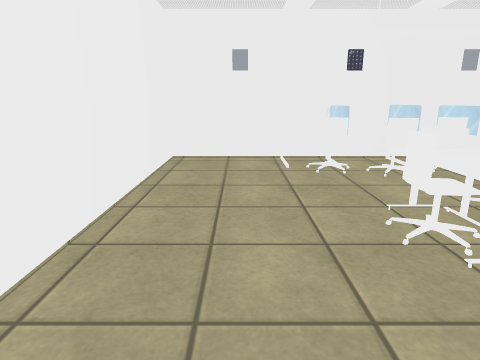
View 1 (above)

17 first-person views from a walk through a 3-D level made in the Unity game engine. The camera is 1.2 m above the floor, tilts 14° down and sees 75° across. The floor is counted in squares, 0.5 m on a side. Each view is taken from the middle of a square. On the plan, view 1 faces up. The plan holds only what a view shows up to about 19 squares ahead; the rest is blank. Some surface patterns are stand-ins.

View 2
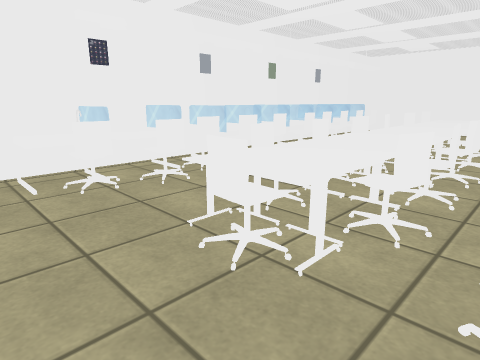

View 3
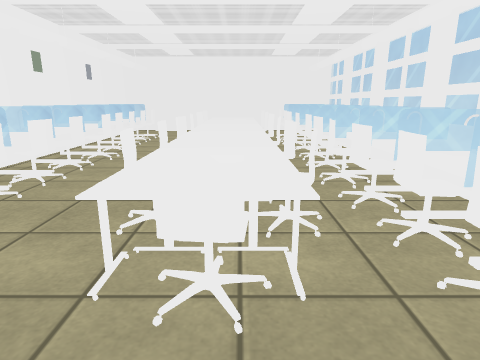

View 4
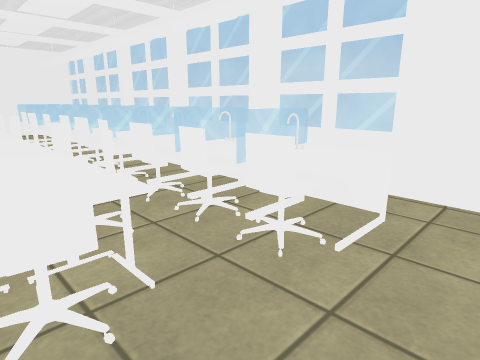

View 5
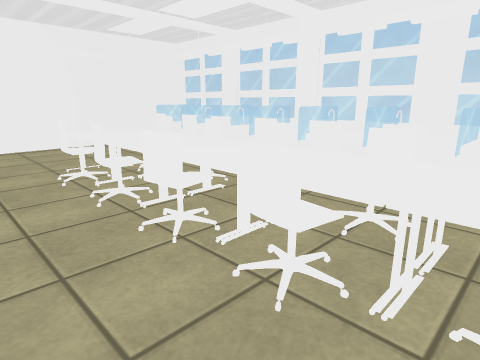

View 6
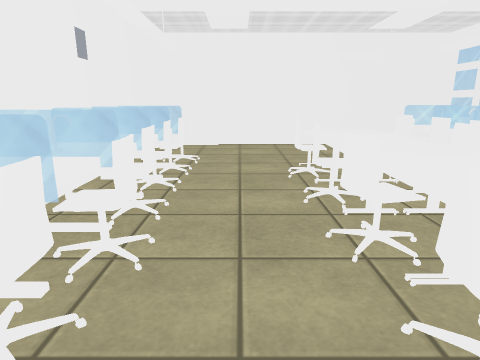

View 7
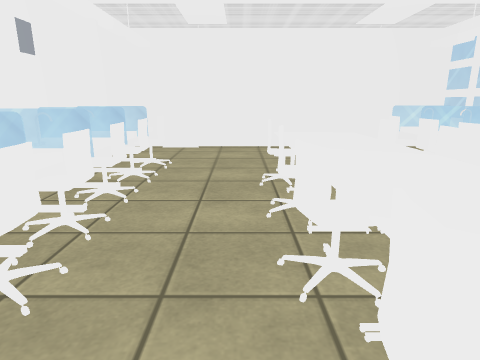

View 8
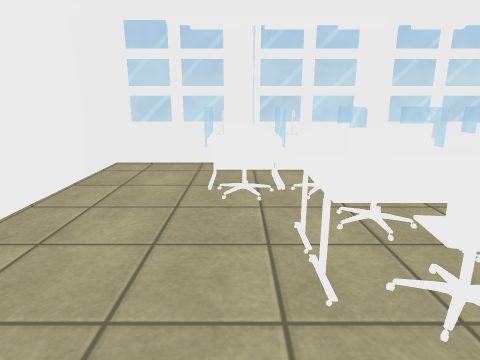

View 9
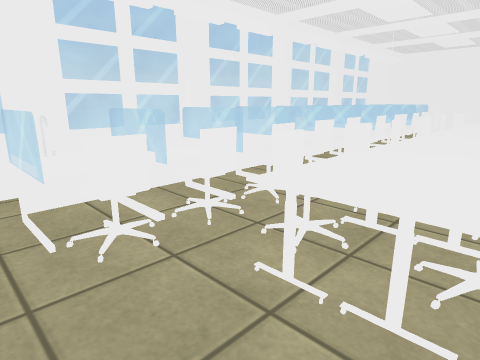

View 10
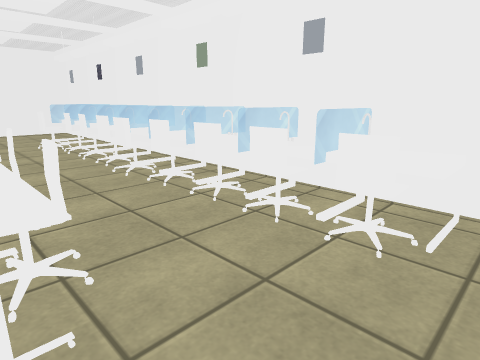

View 11
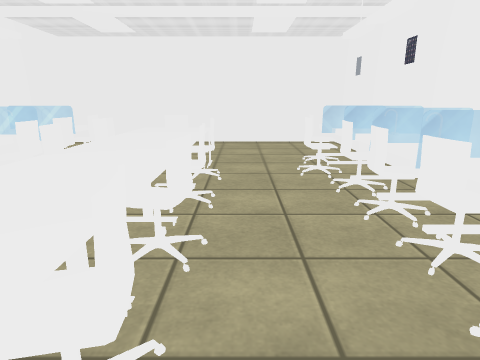

View 12
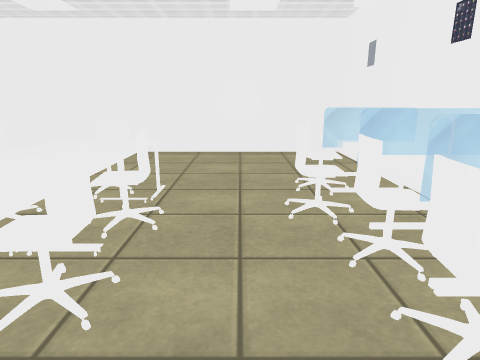

View 13
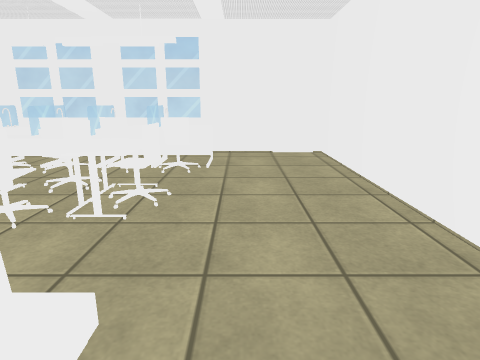

View 14
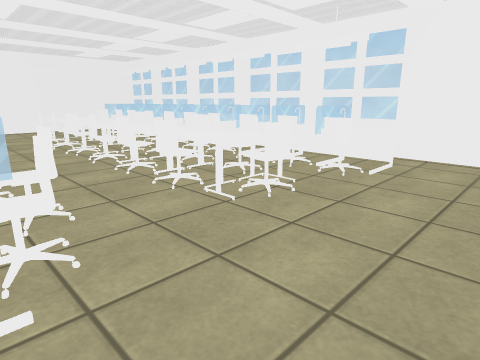

View 15
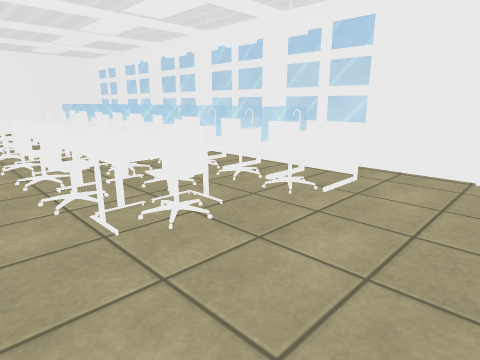

View 16
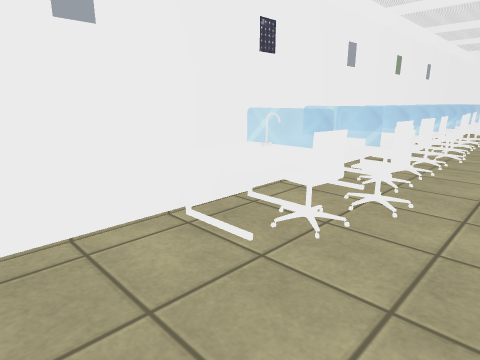

View 17
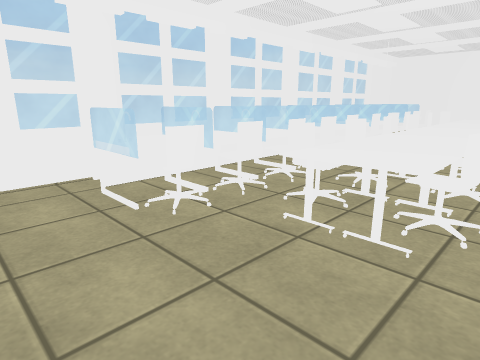

### Floor plan
Points are (right, up) in squares from view 1. A wall is a line through its corners. A room is listed if a view was taken in it or the views show most of it. See-through windows are left out.
Room 1 (views 1, 2, 3, 4, 5, 6, 7, 8, 9, 10, 11, 12, 13, 14, 15, 16, 17)
walls: (12.5, -2.3) (16.6, -2.3); (7.5, -2.3) (11.6, -2.3); (17.4, -2.3) (21.6, -2.3); (2.5, -2) (26.4, -2); (22.4, -2.3) (26.9, -2.3) (26.9, 13.7) (-3.1, 13.7) (-3.1, -2.3) (6.7, -2.3)
low walls: (6.4, 11.6) (4.4, 11.6)
objects: table (2, 0) to (3, 1); table (2, 12) to (4, 13); chair (3, 2); table (3, 4) to (4, 7); chair (3, 5) to (3, 6); chair (3, 11); table (4, 0) to (5, 1); table (5, 4) to (7, 5); table (5, 6) to (6, 7); chair (5, 10); table (6, 0) to (8, 1); chair (6, 2); chair (6, 4); chair (6, 7); table (6, 12) to (8, 13); chair (7, 2) to (8, 2); table (7, 6) to (9, 7); chair (7, 11); chair (8, 4) to (9, 4); table (8, 5) to (9, 5); table (9, 0) to (10, 1); chair (9, 2) to (10, 2); chair (9, 7); table (9, 12) to (10, 13); table (10, 4) to (12, 5); table (10, 6) to (12, 7); chair (10, 11); table (11, 0) to (12, 1); chair (11, 2) to (12, 2); chair (11, 4); chair (11, 7); chair (11, 11) to (12, 11); table (11, 12) to (12, 13); table (13, 0) to (14, 1); chair (13, 2) to (14, 2); table (13, 4) to (15, 5); table (13, 6) to (15, 7); table (13, 12) to (15, 13); chair (14, 4); chair (14, 7); table (15, 0) to (17, 1); chair (15, 2) to (16, 2); table (15, 11) to (16, 13); table (16, 4) to (18, 5); table (16, 6) to (18, 7); chair (16, 11); chair (17, 2) to (18, 2); chair (17, 4); chair (17, 7); table (17, 12) to (18, 13); table (18, 0) to (19, 2); chair (18, 11); table (19, 0) to (21, 2); chair (19, 4); table (19, 4) to (21, 5); table (19, 6) to (21, 7); chair (19, 7); table (19, 12) to (20, 13); chair (20, 2); chair (20, 11); table (21, 0) to (23, 1); table (21, 12) to (23, 13); chair (22, 2); chair (22, 11)

Where each view was taken, in squares from view 1:
view 1: 0 up, 0 right, facing up
view 2: 2 up, 0 right, facing up-right
view 3: 5 up, 0 right, facing right
view 4: 6 up, 0 right, facing down-right
view 5: 10 up, 9 right, facing down-right
view 6: 9 up, 9 right, facing right
view 7: 8 up, 10 right, facing right
view 8: 10 up, 22 right, facing down
view 9: 7 up, 24 right, facing down-left
view 10: 6 up, 24 right, facing up-left
view 11: 8 up, 16 right, facing left
view 12: 9 up, 12 right, facing left
view 13: 13 up, 1 right, facing down
view 14: 12 up, 2 left, facing down-right
view 15: 9 up, 2 left, facing down-right
view 16: 8 up, 2 left, facing up-right
view 17: 8 up, 26 right, facing down-left
